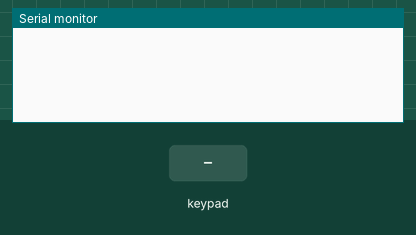
Recording of a sketch running on a simulated Arduino Uno, built with avr-gcc and run on an emulated ATmega328P. On the bench: the last lines printed to the serial monitor. The inputs (shaded band) are chosen by the test bench.

Above: at 1.2 s.
1.3 s: key '1' pressed
At 1.7 s:
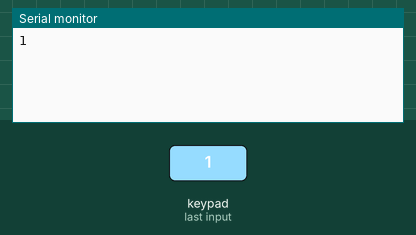
2.8 s: keypad keys 5 4 3 2 # pressed 0.4 s apart
At 5.8 s:
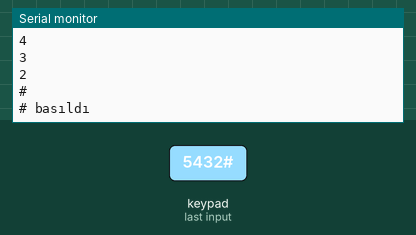
6.3 s: key 'A' pressed
At 7.4 s:
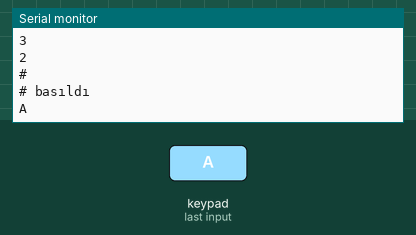
7.8 s: keypad keys 5 4 3 2 * pressed 0.4 s apart
At 10.2 s:
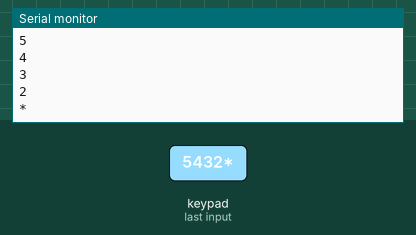
11.3 s: key 'B' pressed
At 12.0 s:
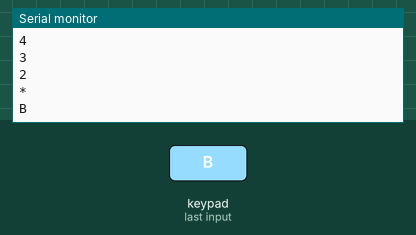
12.8 s: keypad keys 5 4 3 2 D pressed 0.4 s apart
At 16.0 s:
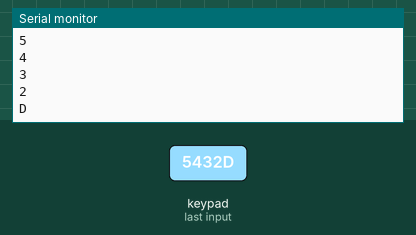
Timing chart, 0 to 17.3 s (numbered marks = the images above; inputs shaded):
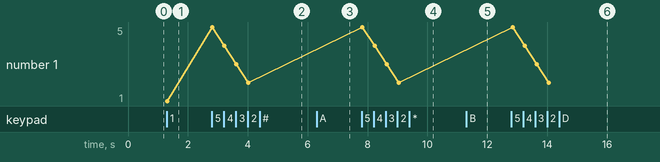

Measured:
- after the input at 1.3 s, the serial monitor: prints a new line at once (image 1)
- after the input at 2.8 s, the serial monitor: prints a new line at once (image 2)
- after the input at 6.3 s, the serial monitor: prints a new line at once (image 3)
- after the input at 7.8 s, the serial monitor: prints a new line at once (image 4)
- after the input at 11.3 s, the serial monitor: prints a new line after 0.05 s (image 5)
- after the input at 12.8 s, the serial monitor: prints a new line after 0.05 s (image 6)
- plotted number 1: 1 → 2 after the input at 2.8 s

The sketch:

gy_Keypad.ino
```cpp
/*
gungor 4x4 KeyPad kullanımı
https://github.com/GungorYalcin/ArduinoDersleri/tree/master/Fritzing/KeyPad
https://github.com/GungorYalcin/ArduinoDersleri/tree/master/Library/KeyPad
keypad.zip kütüphane olarak eklemeniz gerekiyor

*/
#include <Keypad.h>
const byte satir = 4;
const byte sutun = 4;

char tus_tanim[satir][sutun] = {
{'1','2','3','A'},
{'3','4','5','B'},
{'6','7','8','C'},
{'*','0','#','D'}
};
byte satir_pin[satir] = {9,8,7,6};
byte sutun_pin[sutun] = {5,4,3,2};
Keypad tus_takimi = Keypad(makeKeymap(tus_tanim),satir_pin,sutun_pin,satir,sutun);
char tus;

void setup() {
 Serial.begin(9600);
}

void loop() {
  tus = tus_takimi.getKey();
  if (tus)
  {
    Serial.println(tus);
    if (tus ==  '#')
    {
      Serial.println("# basıldı");
    }
  }
   delay(100);
}
```
